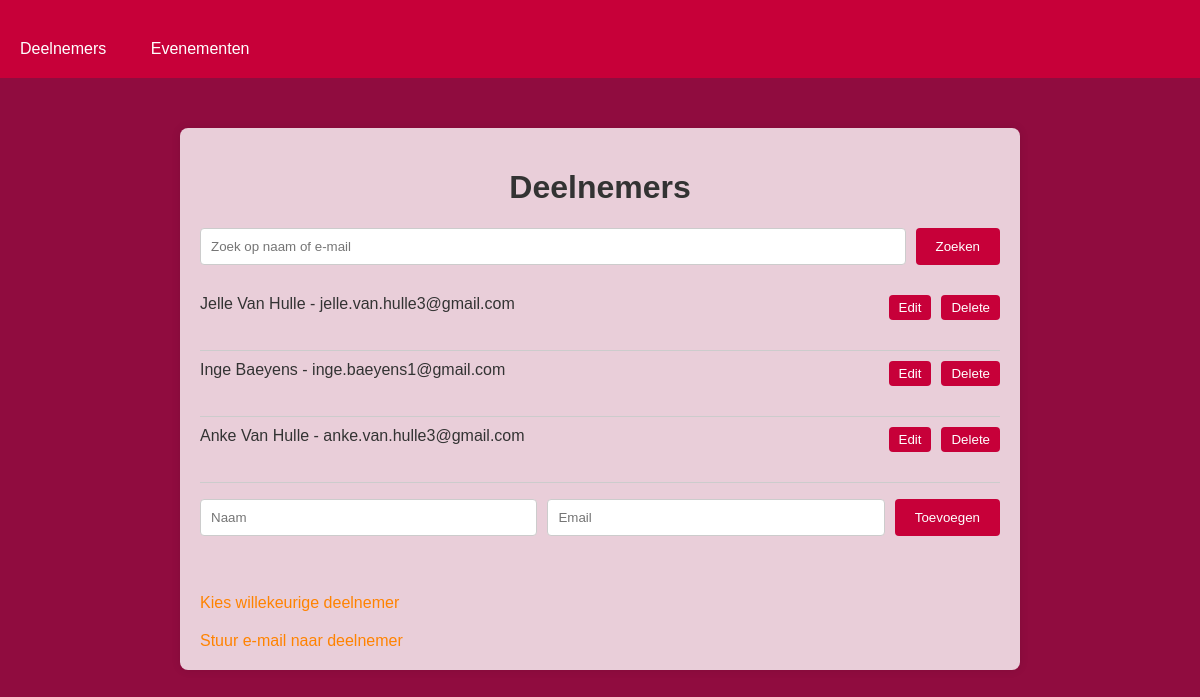
Before: / with the older database file.
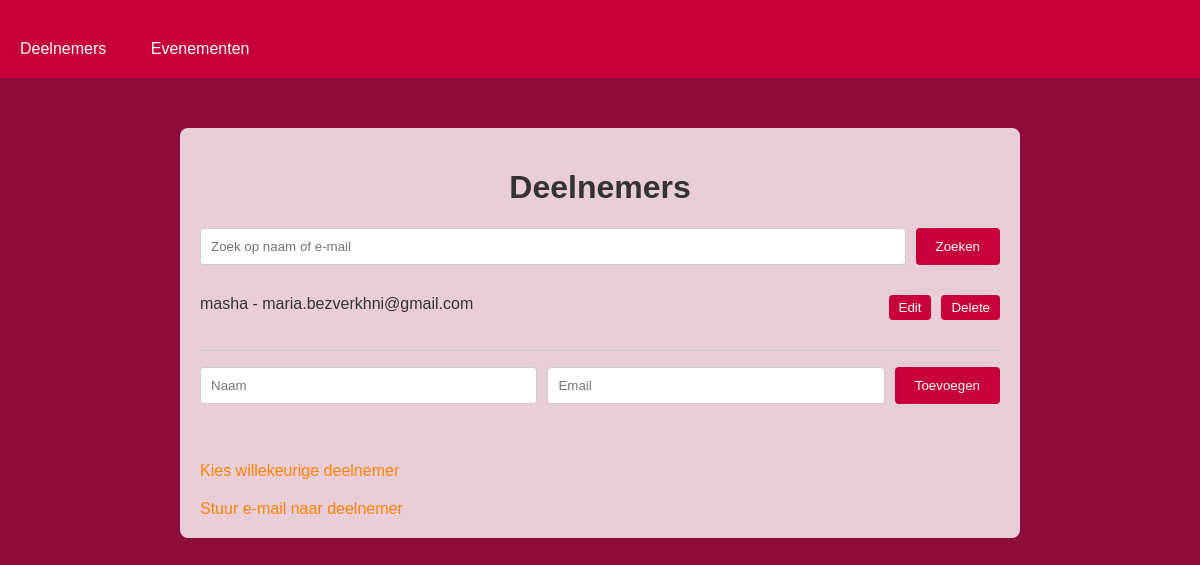
After: the same page with the newer database file.
### app.py (models this page shows)
class Participant(db.Model):
    id = db.Column(db.Integer, primary_key=True)
    name = db.Column(db.String(100), nullable=False)
    email = db.Column(db.String(100), nullable=False, unique=True)
    events = db.relationship('Event', secondary=event_participants, backref=db.backref('participants', lazy=True))

### app.py (the view)
@app.route('/')
def index():
    search_query = request.args.get('search')
    if search_query:
        participants = Participant.query.filter(
            Participant.name.contains(search_query) |
            Participant.email.contains(search_query)
        ).all()
    else:
        participants = Participant.query.all()
    return render_template('index.html', participants=participants)

### templates/index.html (shortened to what this page needs)
<!DOCTYPE html>
<html lang="en">
<head>
    <link rel="stylesheet" href="{{ url_for('static', filename='style.css') }}">
</head>
<body>
    <nav>
        <a href="/">Deelnemers</a>
        <a href="/events">Evenementen</a>
    </nav>
    <div class="container">
        <h1>Deelnemers</h1>
        <form action="/" method="GET">
            <input type="text" name="search" placeholder="Zoek op naam of e-mail">
            <button type="submit">Zoeken</button>
        </form>
        <ul>
            {% for participant in participants %}
            <li>
                {{ participant.name }} - {{ participant.email }}
                <div class="participant-actions">
                    <form action="{{ url_for('edit', id=participant.id) }}" method="GET">
                        <button type="submit">Edit</button>
                    </form>
                    <form action="{{ url_for('delete', id=participant.id) }}" method="POST">
                        <button type="submit">Delete</button>
                    </form>
                </div>
            </li>
            {% endfor %}
        </ul>
        <form action="/add" method="POST">
            <input type="text" name="name" placeholder="Naam" required>
            <input type="email" name="email" placeholder="Email" required>
            <button type="submit">Toevoegen</button>
        </form>
        <br>
        <a href="/random">Kies willekeurige deelnemer</a>
        <br>
        <a href="/send_email">Stuur e-mail naar deelnemer</a>
    </div>
</body>
</html>

### static/style.css (style rules this page uses)
body { font-family: Arial, sans-serif; background-color: #900C3F ; color: #333; margin: 0; padding: 0; }
.container { max-width: 800px; margin: 50px auto; padding: 20px; background-color: rgba(255, 255, 255, 0.8); border-radius: 8px; box-shadow: 0 0 10px rgba(0, 0, 0, 0.1); }
h1 { text-align: center; color: #333; }
form { display: flex; justify-content: space-between; margin-bottom: 20px; }
form input[type="text"], form input[type="email"], form input[type="password"] { flex: 1; padding: 10px; margin-right: 10px; border: 1px solid #ccc; border-radius: 4px; }
form button { padding: 10px 20px; background-color: #C70039; color: white; border: none; border-radius: 4px; cursor: pointer; }
ul { list-style-type: none; padding: 0; }
li { display: flex; justify-content: space-between; padding: 10px 0; border-bottom: 1px solid #ccc; }
a { display: inline-block; margin-top: 20px; color: #FF8300; text-decoration: none; }
nav { background-color: #C70039 ; padding: 10px 0; margin-bottom: 20px; }
nav a { color: white; text-decoration: none; padding: 10px 20px; display: inline-block; }
.participant-actions, .event-actions { display: flex; gap: 10px; }
.participant-actions form, .event-actions form { display: inline; }
.participant-actions button, .event-actions button { padding: 5px 10px; background-color: #FF8300; color: white; border: none; border-radius: 4px; cursor: pointer; }

### templates/index.html (style rules this page uses)
.participant-actions { display: flex; gap: 10px; }
.participant-actions form { display: inline; }
.participant-actions button { padding: 5px 10px; background-color: #C70039; color: white; border: none; border-radius: 4px; cursor: pointer; }

Changed rows visible on the page:
removed Participant: name "Inge Baeyens", email "inge.baeyens1@gmail.com"
removed Participant: name "Anke Van Hulle", email "anke.van.hulle3@gmail.com"
changed Participant: name "Jelle Van Hulle" → "masha"; email "jelle.van.hulle3@gmail.com" → "maria.bezverkhni@gmail.com"
